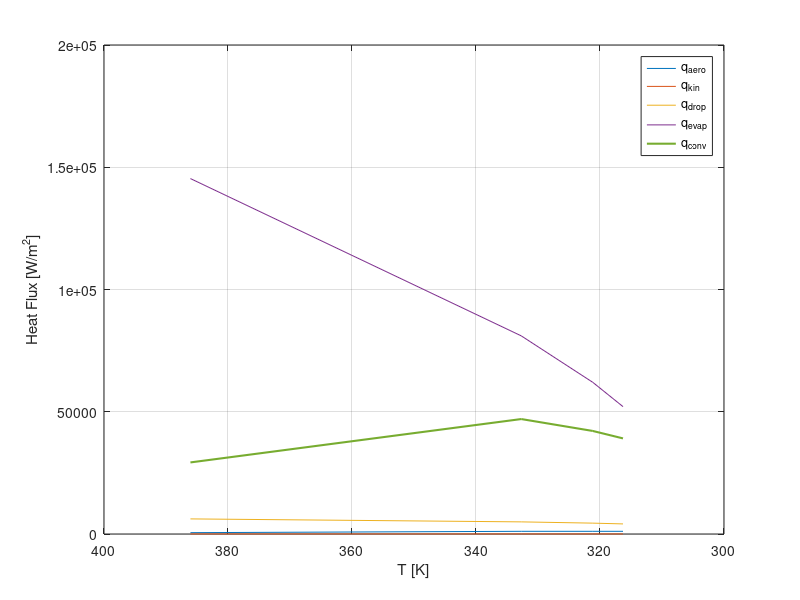

MATLAB code to generate this figure:
clear all
close all
clc

T = [386.06 332.70 321.16 316.29];
q_aero = [549.60 1.0992e3 1.0992e3 1.0992e3];
q_kin = [31.25 31.25 31.25 31.25];
q_drop = [ 6.1774e+03  4.9599e+03 4.4460e+03  4.1253e+03 ];
q_evap = [1.4537e+05 8.1039e+04 6.2026e+04 5.2095e+04 ];
q_conv = [2.9277e+04  4.7013e+04  4.2142e+04 3.9102e+04];

plot(T,q_aero, T,q_kin, T, q_drop, T,q_evap, T,q_conv, 'linewidth', 1.5)
set(gca, 'XDir','reverse')
legend('q_{aero}', 'q_{kin}','q_{drop}','q_{evap}','q_{conv}')
xlabel('T [K]'); ylabel('Heat Flux [W/m^2]')
grid on
